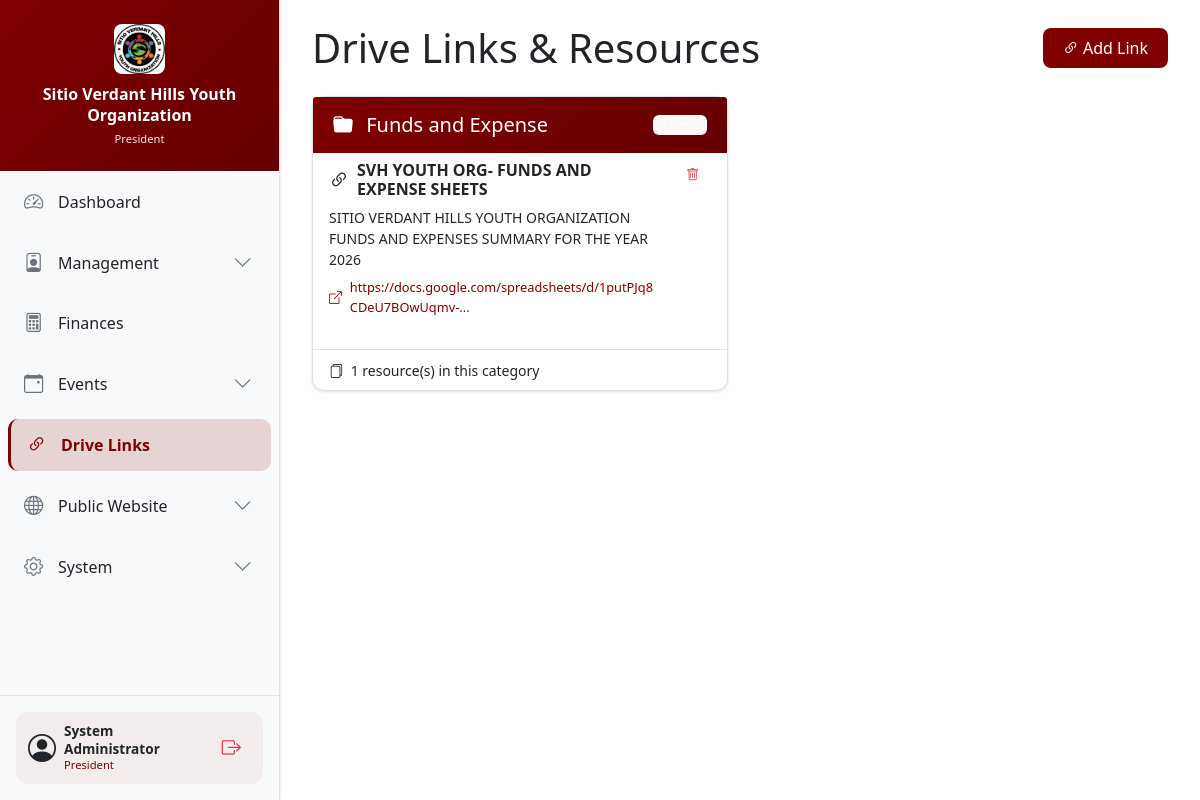
Screenshot of /admin/links (signed in) with the database file from the repository.
### app.py (models this page shows, shortened)
class SystemSetting(db.Model):
    id = db.Column(db.Integer, primary_key=True)
    setting_key = db.Column(db.String(100), unique=True)
    setting_value = db.Column(db.Text)
    updated_at = db.Column(db.DateTime, default=datetime.utcnow)

class User(UserMixin, db.Model):
    id = db.Column(db.Integer, primary_key=True)
    username = db.Column(db.String(80), unique=True, nullable=False)
    password_hash = db.Column(db.String(200), nullable=False)
    role = db.Column(db.String(50), nullable=False)
    full_name = db.Column(db.String(100))
    email = db.Column(db.String(120))
    created_at = db.Column(db.DateTime, default=datetime.utcnow)

class DriveLink(db.Model):
    id = db.Column(db.Integer, primary_key=True)
    name = db.Column(db.String(200), nullable=False)
    url = db.Column(db.String(500), nullable=False)
    description = db.Column(db.Text)
    category = db.Column(db.String(100))
    created_by = db.Column(db.Integer, db.ForeignKey('user.id'))

### app.py (the view)
@app.route('/admin/links')
@login_required
def links():
    return render_template('links.html', links=DriveLink.query.order_by(DriveLink.category, DriveLink.name).all())

### app.py (called while the page is built)
@login_manager.user_loader
def load_user(user_id):
    return db.session.get(User, int(user_id))

@app.context_processor
def inject_settings():
    return {
        'org_name': (SystemSetting.query.filter_by(setting_key='org_name').first().setting_value if SystemSetting.query.filter_by(setting_key='org_name').first() else 'Sitio Verdant Hills Youth Organization'),
        'logo_url': (SystemSetting.query.filter_by(setting_key='logo_url').first().setting_value if SystemSetting.query.filter_by(setting_key='logo_url').first() else None),
        'theme': (SystemSetting.query.filter_by(setting_key='theme').first().setting_value if SystemSetting.query.filter_by(setting_key='theme').first() else 'light'),
        'primary_color': (SystemSetting.query.filter_by(setting_key='primary_color').first().setting_value if SystemSetting.query.filter_by(setting_key='primary_color').first() else '#4CAF50')
    }

@app.context_processor
def inject_unread_count():
    if current_user.is_authenticated and current_user.role in ['President', 'Secretary']:
        unread_count = ContactMessage.query.filter_by(is_read=False).count()
        return {'unread_messages_count': unread_count}
    return {'unread_messages_count': 0}

### templates/links.html (shortened to what this page needs)
{% extends "base.html" %}
{% block content %}
<div class="d-flex justify-content-between align-items-center mb-4 flex-wrap gap-2">
    <h1 class="mb-0">Drive Links & Resources</h1>
    <button class="btn btn-success" data-bs-toggle="modal" data-bs-target="#addLinkModal">
        <i class="bi bi-link-45deg"></i> Add Link
    </button>
</div>
<div class="row">
    {% set categories = {} %}
    {% for link in links %}
        {% set cat = link.category or 'Uncategorized' %}
        {% if cat not in categories %}
            {% set _ = categories.update({cat: []}) %}
        {% endif %}
        {% set _ = categories[cat].append(link) %}
    {% endfor %}
    {% for category, category_links in categories.items() %}
    <div class="col-lg-6 col-md-6 mb-4">
        <div class="card h-100">
            <div class="card-header bg-success text-white">
                <h5 class="mb-0"><i class="bi bi-folder-fill me-2"></i> {{ category }}</h5>
                <span class="badge bg-light text-dark ms-2">{{ category_links|length }} items</span>
            </div>
            <div class="card-body p-0">
                <div class="list-group list-group-flush">
                    {% for link in category_links %}
                    <div class="list-group-item link-item">
                        <div class="d-flex justify-content-between align-items-start">
                            <div class="flex-grow-1">
                                <div class="d-flex align-items-center mb-2">
                                    <i class="bi bi-link-45deg fs-5 me-2 link-icon"></i>
                                    <h6 class="mb-0 fw-bold link-title">{{ link.name }}</h6>
                                </div>
                                {% if link.description %}
                                <p class="small mb-2 link-description">{{ link.description }}</p>
                                {% endif %}
                                <div class="link-url-container">
                                    <a href="{{ link.url }}" target="_blank" class="link-url text-decoration-none">
                                        <i class="bi bi-box-arrow-up-right me-1"></i>
                                        <span class="url-text">{{ link.url[:60] }}{% if link.url|length > 60 %}...{% endif %}</span>
                                    </a>
                                </div>
                            </div>
                            <button class="btn btn-sm btn-outline-danger ms-3 delete-btn" onclick="confirmDelete('{{ url_for('delete_link', id=link.id) }}', 'Delete this link?')" title="Delete link">
                                <i class="bi bi-trash"></i>
                            </button>
                        </div>
                    </div>
                    {% endfor %}
                </div>
            </div>
            <div class="card-footer bg-transparent">
                <small class="footer-text">
                    <i class="bi bi-files me-1"></i> {{ category_links|length }} resource(s) in this category
                </small>
            </div>
        </div>
    </div>
    {% endfor %}
</div>
{% endblock %}

### templates/base.html (shortened to what this page needs)
<!DOCTYPE html>
<html lang="en" data-theme="{{ theme }}">
<head>
    <link href="https://cdn.jsdelivr.net/npm/bootstrap@5.1.3/dist/css/bootstrap.min.css" rel="stylesheet">
    <link href="https://cdn.jsdelivr.net/npm/bootstrap-icons@1.8.1/font/bootstrap-icons.css" rel="stylesheet">
    <link href="{{ url_for('static', filename='css/style.css') }}" rel="stylesheet">
    <link href="{{ url_for('static', filename='css/theme.css') }}" rel="stylesheet">
</head>
<body>
    <div class="wrapper">
        <nav class="sidebar" id="sidebar">
            <div class="sidebar-header">
                {% if logo_url %}
                <img src="{{ logo_url }}" alt="Logo" class="sidebar-logo">
                {% endif %}
                <h4 class="org-name">{{ org_name }}</h4>
                <small>{{ current_user.role }}</small>
            </div>
            <div class="sidebar-nav-wrapper">
                <ul class="nav flex-column">
                    <li class="nav-item">
                        <a class="nav-link {% if request.endpoint == 'dashboard' %}active{% endif %}" href="{{ url_for('dashboard') }}">
                            <i class="bi bi-speedometer2"></i>
                            <span>Dashboard</span>
                        </a>
                    </li>
                    <li class="nav-item">
                        <div class="nav-link menu-toggle" data-menu="managementMenu">
                            <span>
                                <i class="bi bi-person-badge"></i>
                                <span>Management</span>
                            </span>
                            <i class="bi bi-chevron-down menu-icon"></i>
                        </div>
                    </li>
                    <li class="nav-item">
                        <a class="nav-link {% if request.endpoint == 'finances' %}active{% endif %}" href="{{ url_for('finances') }}">
                            <i class="bi bi-calculator"></i>
                            <span>Finances</span>
                        </a>
                    </li>
                    <li class="nav-item">
                        <div class="nav-link menu-toggle" data-menu="eventsMenu">
                            <span>
                                <i class="bi bi-calendar-event"></i>
                                <span>Events</span>
                            </span>
                            <i class="bi bi-chevron-down menu-icon"></i>
                        </div>
                    </li>
                    <li class="nav-item">
                        <a class="nav-link {% if request.endpoint == 'links' %}active{% endif %}" href="{{ url_for('links') }}">
                            <i class="bi bi-link-45deg"></i>
                            <span>Drive Links</span>
                        </a>
                    </li>
                    <li class="nav-item">
                        <div class="nav-link menu-toggle" data-menu="publicMenu">
                            <span>
                                <i class="bi bi-globe"></i>
                                <span>Public Website</span>
                            </span>
                            <i class="bi bi-chevron-down menu-icon"></i>
                        </div>
                    </li>
                    <li class="nav-item">
                        <div class="nav-link menu-toggle" data-menu="systemMenu">
                            <span>
                                <i class="bi bi-gear"></i>
                                <span>System</span>
                            </span>
                            <i class="bi bi-chevron-down menu-icon"></i>
                        </div>
                    </li>
                </ul>
            </div>
            <div class="sidebar-footer">
                <div class="user-info">
                    <div class="d-flex align-items-center gap-2">
                        <i class="bi bi-person-circle fs-3"></i>
                        <div class="flex-grow-1">
                            <div class="user-name">{{ current_user.full_name or current_user.username }}</div>
                            <div class="user-role">{{ current_user.role }}</div>
                        </div>
                        <span class="logout-icon" data-bs-toggle="modal" data-bs-target="#logoutConfirmModal" title="Logout">
                            <i class="bi bi-box-arrow-right"></i>
                        </span>
                    </div>
                </div>
            </div>
        </nav>
        <main class="content">
            {% block content %}{% endblock %}
        </main>
    </div>
    <div class="toast-container position-fixed bottom-0 end-0 p-3" style="z-index: 1100;">
    </div>
</body>
</html>

### static/css/theme.css (style rules this page uses)
body { background-color: var(--bg-primary); color: var(--text-primary); transition: background-color 0.3s ease, color 0.3s ease; }
.card { background-color: var(--card-bg); border-color: var(--border-color); transition: background-color 0.3s ease, border-color 0.3s ease; }
.card-header { background-color: var(--header-bg) !important; color: var(--header-text) !important; border-bottom-color: var(--border-color); }
.card-header.bg-success, .card-header.bg-primary { background-color: var(--header-bg) !important; }
.card-header h5, .card-header small, .card-header i { color: var(--header-text) !important; }
.card-footer { background-color: var(--bg-secondary); border-top-color: var(--border-color); }
.btn-success { background-color: var(--primary-color) !important; border-color: var(--primary-color) !important; }
.sidebar { background-color: var(--bg-secondary); border-right-color: var(--border-color); }
.sidebar-header { background: linear-gradient(135deg, var(--primary-color), var(--primary-dark)) !important; }
.sidebar-header h4, .sidebar-header small { color: white !important; }
.sidebar .nav-link { color: var(--text-primary) !important; }
.sidebar .nav-link.active { background: rgba(var(--primary-color-rgb), 0.15); color: var(--primary-color) !important; border-left-color: var(--primary-color); }
.list-group-item { background-color: var(--card-bg); border-color: var(--border-color); color: var(--text-primary); }

### templates/links.html (style rules this page uses)
.link-item { transition: all 0.2s ease; border-left: 3px solid transparent; }
.link-url { font-size: 0.8rem; word-break: break-all; display: inline-flex; align-items: center; gap: 4px; transition: all 0.2s ease; }
.card-header { display: flex; align-items: center; justify-content: space-between; flex-wrap: wrap; gap: 8px; }
.card-header .badge { font-size: 0.7rem; padding: 4px 8px; }
.link-url-container { margin-top: 4px; }
.card { transition: transform 0.2s ease, box-shadow 0.2s ease; height: 100%; }
.btn-success { background-color: var(--primary-color) !important; border-color: var(--primary-color) !important; }

### rows the page displays
SystemSetting: setting_value (picture)
SystemSetting: setting_value "Sitio Verdant Hills Youth Organization"
User: role "President", full_name "System Administrator"
DriveLink: category "Funds and Expense", name "SVH YOUTH ORG- FUNDS AND EXPENSE SHEETS", description "SITIO VERDANT HILLS YOUTH ORGANIZATION FUNDS AND EXPENSES SUMMARY FOR THE YEAR 2026", url "https://docs.google.com/spreadsheets/d/1putPJq8CDeU7BOwUqmv-", category_links "1"
